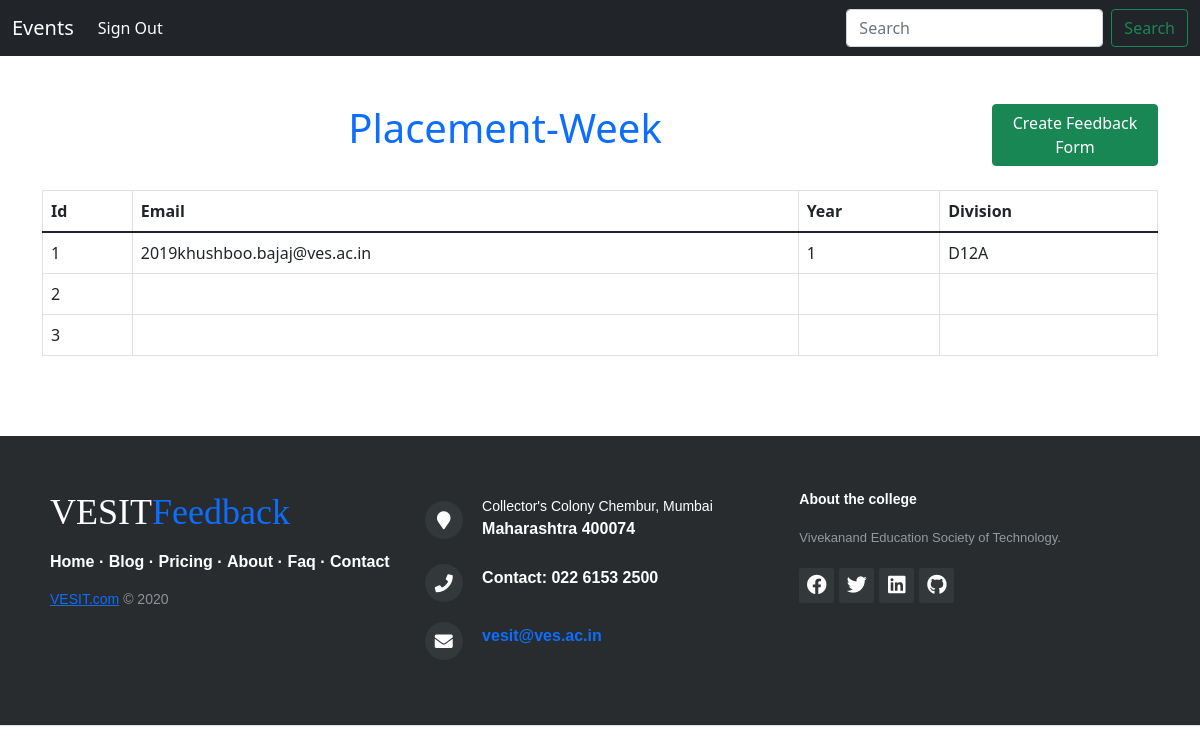
The page /events/details/placement-week on the database its author committed.
### events/models.py (models this page shows, shortened)
class Event(models.Model):
    slug = models.SlugField(default="", editable=False, max_length=500, unique=True)
    event_name = models.CharField(max_length=256)
    start_date = models.DateField()
    end_date = models.DateField()
    event_time = models.TimeField()
    first_year = models.BooleanField()
    second_year = models.BooleanField()
    third_year = models.BooleanField()
    fourth_year = models.BooleanField()
    upload_image = models.ImageField(upload_to="events/images", default="")
    users = models.ManyToManyField(auth_models.User)

### accounts/models.py (models this page shows)
class User(auth_models.AbstractUser):
    year = models.CharField(max_length=10)
    division = models.CharField(max_length=10)

### events/views.py (the view)
# urls.py: path('details/<str:slug>', views.details, name="details"),
def details(request, slug):
    event = event_models.Event.objects.filter(slug=slug).first()
    return render(request, 'events/details.html', context={'event': event})

### events/templates/events/details.html (shortened to what this page needs)
{% extends 'events/navbar.html' %} <br />
{% block content %}
<div class="mt-5 container">
    <div class="row">
        <span class="text-primary text-center h1 col-10">{{event.event_name}}</span>
        <span class="col">
            <a href="{% url 'feedbacks:feedback-form' event.slug %}" class="btn btn-success">Create Feedback Form</a>
        </span>
    </div>
    <br />
    <table class="table table-bordered table-stripped table-hover">
        <thead>
            <tr>
                <th scope="col">Id</th>
                <th scope="col">Email</th>
                <th scope="col">Year</th>
                <th scope="col">Division</th>
            </tr>
        </thead>
        <tbody>
            {% for student in event.users.all %}
            <tr style="cursor: pointer">
                <td>{{student.id}}</td>
                <td>{{student.email}}</td>
                <td>{{student.year}}</td>
                <td>{{student.division}}</td>
            </tr>
            {% endfor %}
        </tbody>
    </table>
</div>
{% endblock content %}

### events/static/events/style/footer.css (style rules this page uses)
body { background: #eee }

### rows shown on the page
Event: event_name "Placement-Week"
User: id "1", email "2019khushboo.bajaj@ves.ac.in", year "1", division "D12A"
User: id "2"
User: id "3"
